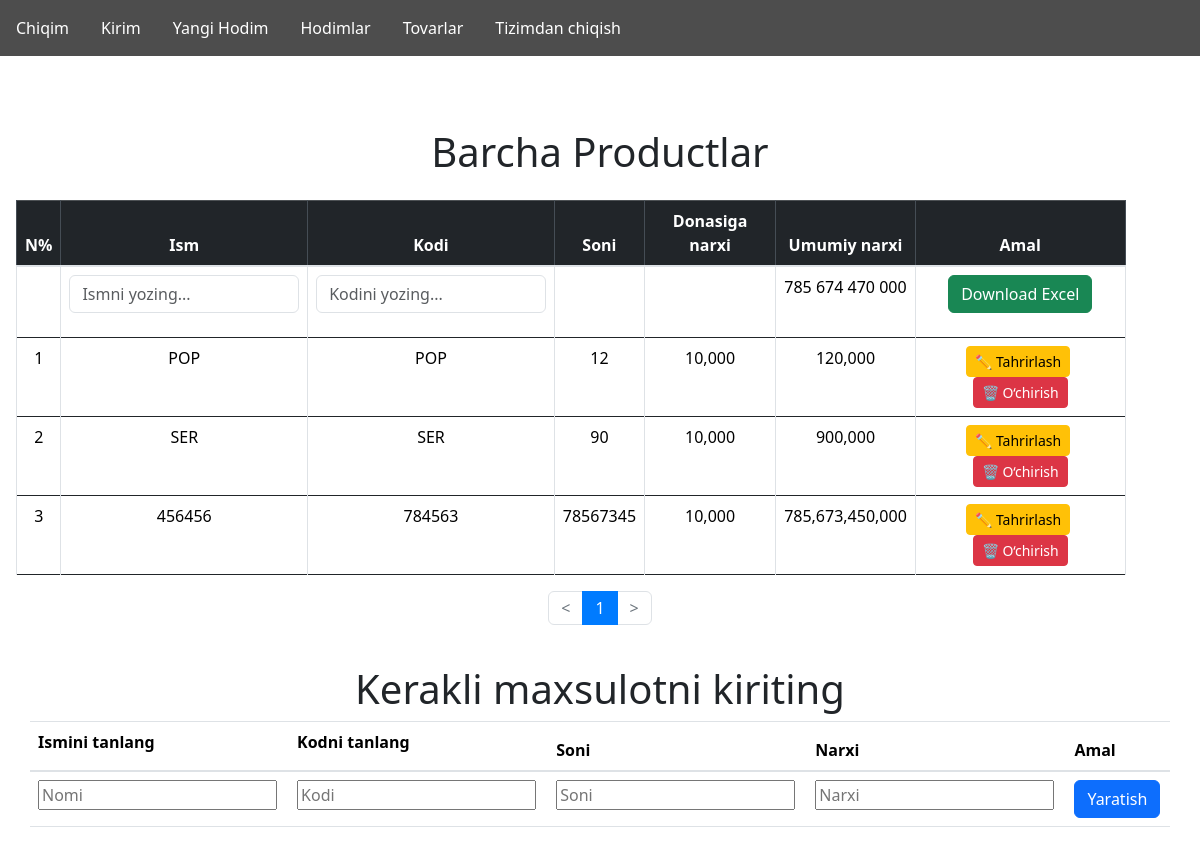
Before: /products/ (signed in) with the older database file.
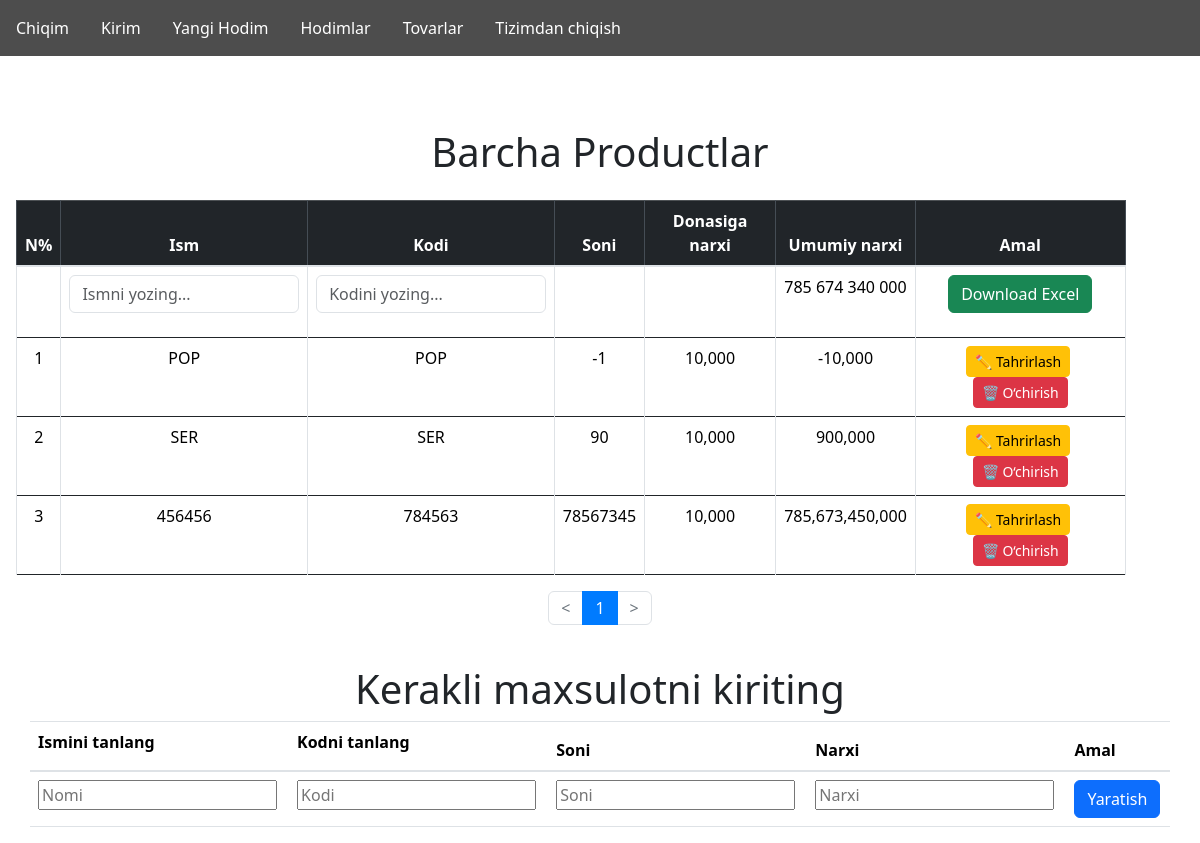
After: the same page with the newer database file.
### products/models.py (models this page shows, shortened)
class Product(models.Model):
    name = models.CharField(max_length=255, unique=True)
    code = models.CharField(max_length=255, unique=True)
    amount = models.IntegerField()
    price = models.IntegerField(default=1000)
    @property
    def total_price(self):
        return self.amount * self.price

### products/views.py (the view, shortened to what this page needs)
# urls.py: path('', include("products.urls")),
@login_required
def products(request):
    if request.user.is_superuser:
        product_list = Product.objects.all().order_by('-id')  # full list
        paginator = Paginator(product_list, 10)  # paginate it
        page_number = request.GET.get('page')
        page_obj = paginator.get_page(page_number)
        total_price = 0
        for i in page_obj:
            total_price += i.total_price
        total_price = "{:,}".format(total_price).replace(",", " ")
        products_data = list(product_list.values('id', 'code', 'name'))
        return render(request, 'products/products.html', {
            'products': product_list,
            'page_obj': page_obj,
            'data': products_data,
            'products_json': json.dumps(products_data),
            'total_price': total_price
        })
    return redirect('products:home')

### products/templates/products/products.html (shortened to what the changed rows need)
{% extends 'products/base.html' %}
{% load humanize %}
{% block body %}
{% if request.user.is_superuser or request.user.is_master %}
<br><br>
<h1 class="text-center my-4">Barcha Productlar</h1>
<div class="table-responsive px-3">
    <table class="table table-bordered table-hover align-middle text-center" id="tableID">
        <thead class="table-dark">
            <tr>
                <th scope="col">N%</th>
                <th scope="col">Ism</th>
                <th scope="col">Kodi</th>
                <th scope="col">Soni</th>
                <th scope="col">Donasiga narxi</th>
                <th scope="col">Umumiy narxi</th>
                <th scope="col">Amal</th>
            </tr>
        </thead>
        <tbody>
            <tr>
                <td></td>
                <td data-label="Ism">
                    <input type="text" id="searchName" placeholder="Ismni yozing..." class="form-control mb-3">
                </td>
                <td data-label="Kodi">
                    <input type="text" id="searchCode" placeholder="Kodini yozing..." class="form-control mb-3">
                </td>
                <td></td>
                <td></td>
                <td>{{ total_price }}</td>
                <td>
                    <a class="btn btn-success" href="{% url 'products:export_excel' %}">Download Excel</a>
                </td>
            </tr>
            {% for product in page_obj %}
            <tr>
                <td data-label="N%">{{ forloop.counter }}</td>
                <td data-label="Ism">{{ product.name }}</td>
                <td data-label="Kodi">{{ product.code }}</td>
                <td data-label="Soni">{{ product.amount }}</td>
                <td data-label="Umumiy narxi">{{ product.price|intcomma }}</td>
                <td data-label="Donasiga narxi">{{ product.total_price|intcomma }}</td>
                <td data-label="Amal">
                    <a class="btn btn-sm btn-warning me-1" href="{% url 'products:edit' product.id %}">
                        ✏️ Tahrirlash
                    </a>
                    <a href="{% url 'products:delete' product.id %}" class="btn btn-sm btn-danger" onclick="return confirm('Ishonchingiz komilmi?');">
                        🗑️ O‘chirish
                    </a>
                </td>
            </tr>
            {% endfor %}
        </tbody>
    </table>
    <nav aria-label="Page navigation">
        <ul class="pagination justify-content-center">
            {% if page_obj.has_previous %}
                <li class="page-item">
                    <a class="page-link" href="?page={{ page_obj.previous_page_number }}">&lt;</a>
                </li>
            {% else %}
                <li class="page-item disabled"><span class="page-link">&lt;</span></li>
            {% endif %}
            {% for num in page_obj.paginator.page_range %}
                {% if num == 1 or num == page_obj.paginator.num_pages or num >= page_obj.number|add:'-2' and num <= page_obj.number|add:'2' %}
                    {% if num == page_obj.number %}
                        <li class="page-item active"><span class="page-link">{{ num }}</span></li>
                    {% else %}
                        <li class="page-item"><a class="page-link" href="?page={{ num }}">{{ num }}</a></li>
                    {% endif %}
                {% elif num == 2 and page_obj.number > 5 %}
                    <li class="page-item disabled"><span class="page-link">...</span></li>
                {% elif num == page_obj.paginator.num_pages|add:'-1' and page_obj.number < page_obj.paginator.num_pages|add:'-4' %}
                    <li class="page-item disabled"><span class="page-link">...</span></li>
                {% endif %}
            {% endfor %}
            {% if page_obj.has_next %}
                <li class="page-item">
                    <a class="page-link" href="?page={{ page_obj.next_page_number }}">&gt;</a>
                </li>
            {% else %}
                <li class="page-item disabled"><span class="page-link">&gt;</span></li>
            {% endif %}
        </ul>
    </nav>
</div>
{% endif %}
    <br>
    <h1>
        Kerakli maxsulotni kiriting
    </h1>
    <div class="table-nav">
        <table class="table">
            <thead>
            <tr>
                <th scope="col"><label for="nameSelect">Ismini tanlang</label></th>
                <th scope="col"><label for="codeSelect">Kodni tanlang</label></th>
                <th scope="col">Soni</th>
                <th scope="col">Narxi</th>
                <th scope="col">Amal</th>
            </tr>
            </thead>
        </table>
    </div>
{% endblock %}

Changed rows visible on the page:
changed Product "POP": amount "12" → "-1"; total_price "120,000" → "-10,000"
Other visible differences:
{{ total_price }}: "785 674 470 000" → "785 674 340 000"
